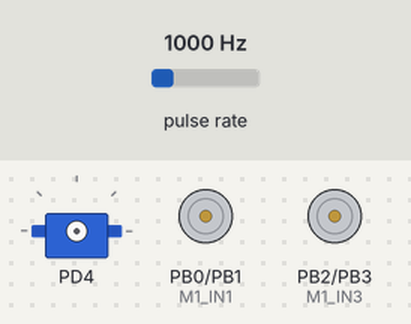
The program below on a simulated ATmega32, built with avr-gcc and emulated at 16 MHz. On the bench: servo, motor-driver pin pairs drawn as motors (green arrow = first pin HIGH = forward, orange = second pin HIGH = backward, longer = more drive). Wiring (inferred from the names in the program): pulse sensor: data PD6. Inputs (shaded band) come from the test bench; at power-on: pulse rate 1000 Hz. Servo pulses on a pin are drawn as a servo (544–2400 µs = 0–180°).

Above: at 0.05 s.
At 13.75 s:
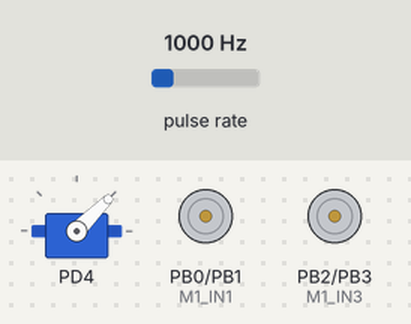
At 19.65 s:
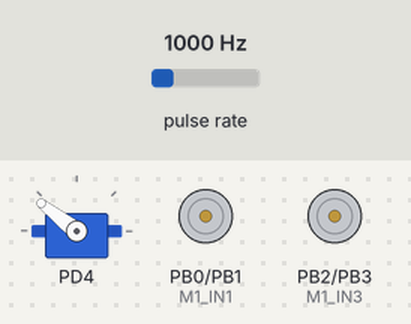
Timing chart, 0 to 25.6 s (numbered marks = the images above):
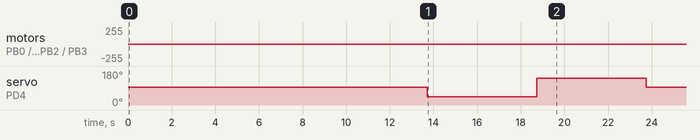

Measured:
- by itself, motor on PB0 (M1_IN1) / PB1 (M1_IN2), motor on PB2 (M1_IN3) / PB3 (M1_IN4): alternates backward 255/255 for 0.80 s and stopped for 18.9 s
- by itself, servo on PD4: repeats every 19.7 s: 142° 5.0 s, 93° 9.6 s, 45° 5.0 s

The program:

main.c
```c
/*
 * Project_3.c
 *
 * Created: 9/18/2026 3:16:56 PM
 * Author : Eltawel
 */

#include "main.h"

#define SAFE_ZONE				10
#define SERVO_RIGHT				90
#define SERVO_LEFT			    (-90)
#define SERVO_CENTER			0

#define SCAN_SETTLE_MS			5000
#define TURN_DURATION_MS		800
#define REVERSE_DURATION_MS		800

static void U16_ToString(u16 copy_u16val, u8 *copy_u8buffer)
{
	u8 Loc_u8Digits[5];
	u8 Loc_u8Index = 0;
	u8 Loc_u8i;

	if(copy_u16val == 0)
	{
		copy_u8buffer[0] = '0';
		copy_u8buffer[1] = '\0';
		return;
	}

	while(copy_u16val > 0)
	{
		Loc_u8Digits[Loc_u8Index] = (copy_u16val % 10) + '0';
		copy_u16val /= 10;
		Loc_u8Index++;
	}

	for(Loc_u8i = 0; Loc_u8i < Loc_u8Index; Loc_u8i++)
	{
		copy_u8buffer[Loc_u8i] = Loc_u8Digits[Loc_u8Index - 1 - Loc_u8i];
	}
	copy_u8buffer[Loc_u8i] = '\0';
}

int main(void)
{

	TIM0_Init();
	LCD_Init();
	TIM2_Init();
	Servo_Init();
	DCMOTOR_Init();
	Ultrasonic_Init();
	GI_InterruptEnable();

	LCD_Clear();
	LCD_SendString((u8*)"Autonomous Car");
	TIM0_DelayMS(1000);

	LCD_Clear();
	LCD_SendString((u8*)"Let's Start ^_^");
	TIM0_DelayMS(1000);
	LCD_Clear();

	u8 Loc_Buffer[5];
	u16 Loc_dist;
	u16 Loc_LeftDist;
	u16 Loc_RightDist;

	Servo_SetAngle(SERVO_CENTER);
	TIM0_DelayMS(SCAN_SETTLE_MS);

    while (1)
    {
		Loc_dist = Ultrasonic_GetDistance();

		LCD_Clear();
		LCD_SendString((u8*)"Dist:");
		LCD_SendString((u8*)" ");
		U16_ToString(Loc_dist, Loc_Buffer);
		LCD_SendString(Loc_Buffer);
		LCD_SendString((u8*)"cm");
		TIM0_DelayMS(1000);

		if((Loc_dist != 0) && (Loc_dist > SAFE_ZONE))
		{
			DCMOTOR_MoveForward();
			continue;
		}

		DCMOTOR_Stop();
		LCD_Clear();
		LCD_SendString((u8*)"Obstacle! Scan");

		Servo_SetAngle(SERVO_LEFT);
		TIM0_DelayMS(SCAN_SETTLE_MS);
		Loc_LeftDist = Ultrasonic_GetDistance();

		Servo_SetAngle(SERVO_RIGHT);
		TIM0_DelayMS(SCAN_SETTLE_MS);
		Loc_RightDist = Ultrasonic_GetDistance();

		Servo_SetAngle(SERVO_CENTER);
		TIM0_DelayMS(SCAN_SETTLE_MS);

		if((Loc_LeftDist != 0) && (Loc_LeftDist >= Loc_RightDist))
		{
			LCD_Clear();
			LCD_SendString((u8*)"Turning Left");
			DCMOTOR_MoveLeft();
			TIM0_DelayMS(TURN_DURATION_MS);
			DCMOTOR_Stop();
		}
		else if(Loc_RightDist != 0)
		{
			LCD_Clear();
			LCD_SendString((u8*)"Turning Right");
			DCMOTOR_MoveRight();
			TIM0_DelayMS(TURN_DURATION_MS);
			DCMOTOR_Stop();
		}
		else
		{
			LCD_Clear();
			LCD_SendString((u8*)"Blocked-Reverse");
			DCMOTOR_MoveRevrse();
			TIM0_DelayMS(REVERSE_DURATION_MS);
			DCMOTOR_Stop();
		}

    }
}
```

main.h
```c
/*
 * main.h
 *
 * Created: 9/18/2026 3:26:34 PM
 *  Author: Eltawel
 */


#ifndef MAIN_H_
#define MAIN_H_

/* LIBRARY */
#include "../LIB/CPU_CLOCK.h"
#include "../LIB/STD_TYPES.h"
#include "../LIB/BIT_MATH.h"
#include "../LIB/VECTOR_TABLE.h"

/* MCAL */
#include "../MCAL/DIO/DIO_INTERFACE.h"
#include "../MCAL/GI/GI_INTERFACE.h"
#include "../MCAL/TIM0/TIM0_INTERFACE.h"
#include "../MCAL/TIM1/TIM1_INTERFACE.h"
#include "../MCAL/TIM2/TIM2_INTERFACE.h"

/* HAL */
#include "../HAL/LED/LED_INTERFACE.h"
#include "../HAL/DC_MOTOR/DC_MOTOR_INTERFACE.h"
#include "../HAL/LCD/LCD_INTERFACE.h"
#include "../HAL/SERVO/SERVO_INTERFACE.h"
#include "../HAL/ULTRASONIC/ULTRASONIC_INTERFACE.h"


#endif /* MAIN_H_ */
```

DC_MOTOR_CFG.h
```c
/*
 * DC_MOTOR_CFG.h
 *
 * Created: 9/19/2026 11:02:21 AM
 *  Author: Eltawel
 */


#ifndef DC_MOTOR_CFG_H_
#define DC_MOTOR_CFG_H_

/*
	IN_1 & IN_2 For Left Side
	IN_3 & IN_4 For Right Side
*/

/* First Motor Driver For 2 Motors */
#define DC_MOTOR1_PORT				DIO_PORTB

#define DC_MOTOR1_IN1_PIN			DIO_PIN0
#define DC_MOTOR1_IN2_PIN			DIO_PIN1
#define DC_MOTOR1_IN3_PIN			DIO_PIN2
#define DC_MOTOR1_IN4_PIN			DIO_PIN3

/************************************************************************
 Second Motor Driver For 2 Onther Motors
#define DC_MOTOR2_PORT				DIO_PORTC

#define DC_MOTOR2_IN1_PIN			DIO_PIN7
#define DC_MOTOR2_IN2_PIN			DIO_PIN6
#define DC_MOTOR2_IN3_PIN			DIO_PIN5
#define DC_MOTOR2_IN4_PIN			DIO_PIN4
************************************************************************/

#endif /* DC_MOTOR_CFG_H_ */
```

LCD_CFG.h
```c
/*
 * LCD_CFG.h
 *
 * Created: 9/19/2026 2:44:52 PM
 *  Author: Eltawel
 */


#ifndef LCD_CFG_H_
#define LCD_CFG_H_

/* define direction of LCD_PORT */
#define LCD_DIR_PORT		0xF3

/* define LCD Control & Data Port */
#define LCD_PORT			DIO_PORTA

/* define LCD Control Pins (RS, RW and E) */
#define LCD_RS_PIN			DIO_PIN0
//#define LCD_RW_PIN			GND
#define LCD_E_PIN			DIO_PIN1

/* define LCD Data Pins Assume we work on 4-bit configuration */
#define LCD_D4_PIN			DIO_PIN4
#define LCD_D5_PIN			DIO_PIN5
#define LCD_D6_PIN			DIO_PIN6
#define LCD_D7_PIN			DIO_PIN7

/* LCD Bits */
#define LCD_4_BIT			4

#endif /* LCD_CFG_H_ */
```

SERVO_CFG.h
```c
/*
 * SERVO_CFG.h
 *
 * Created: 9/21/2026 8:21:27 PM
 *  Author: Eltawel
 */


#ifndef SERVO_CFG_H_
#define SERVO_CFG_H_

#define SERVO_MIN_DUTY				250		/* corresponds to -90 degrees */
#define SERVO_MAX_DUTY				500		/* corresponds to +90 degrees */
#define SERVO_CENTER_DUTY			375		/* corresponds to 0 degrees  */

/* angle boundaries */
#define SERVO_MIN_ANGLE				-90
#define SERVO_MAX_ANGLE				 90

#endif /* SERVO_CFG_H_ */
```

ULTRASONIC_CFG.h
```c
/*
 * ULTRASONIC_CFG.h
 *
 * Created: 9/22/2026 10:33:57 AM
 *  Author: Eltawel
 */


#ifndef ULTRASONIC_CFG_H_
#define ULTRASONIC_CFG_H_

#define ULTRASONIC_TRIG_PORT				DIO_PORTD
#define ULTRASONIC_TRIG_PIN					DIO_PIN2

#define ULTRASONIC_ECHO_PORT				DIO_PORTD
#define ULTRASONIC_ECHO_PIN					DIO_PIN6

/* Timer1 tick = 4us @ 16MHz with 64 prescaler */
#define ULTRASONIC_US_PER_TICK				4UL

#define ULTRASONIC_SPEED_OF_SOUND_CM_PER_US	((float)0.0343)

/* Max time to wait for echo (in microseconds), covers ~4m range + margin */
#define ULTRASONIC_TIMEOUT_US				30000UL


#endif /* ULTRASONIC_CFG_H_ */
```

DC_MOTOR_INTERFACE.h
```c
/*
 * DC_MOTOR_INTERFACE.h
 *
 * Created: 9/19/2026 11:02:40 AM
 *  Author: Eltawel
 */


#ifndef DC_MOTOR_INTERFACE_H_
#define DC_MOTOR_INTERFACE_H_

/**
 * @brief Initializes the direction control pins for both motors as
 *        OUTPUT, and ensures both motors start in the STOP state.
 *        Does NOT initialize Timer2/PWM; TIM2_voidInit() must be
 *        called separately (e.g. in main, before this function).
 * @param None
 * @return None
 */
void DCMOTOR_Init(void);

/**
 * @brief Drives both motors forward (same direction), causing the
 *        car to move straight ahead.
 * @param None
 * @return None
 */
void DCMOTOR_MoveForward(void);

/**
 * @brief Drives both motors in reverse (same direction), causing the
 *        car to move straight backward.
 * @param None
 * @return None
 */
void DCMOTOR_MoveRevrse(void);

/**
 * @brief Turns the car right by stopping the right motor while driving
 *        the left motor forward (pivot turn).
 * @param None
 * @return None
 */
void DCMOTOR_MoveRight(void);

/**
 * @brief Turns the car left by stopping the left motor while driving
 *        the right motor forward (pivot turn).
 * @param None
 * @return None
 */
void DCMOTOR_MoveLeft(void);

/**
 * @brief Stops both motors immediately (IN1=IN2=0 for both motors,
 *        i.e. free-running stop, not active braking).
 * @param None
 * @return None
 */
void DCMOTOR_Stop(void);

#endif /* DC-MOTOR_INTERFACE_H_ */
```

DC_MOTOR_PROG.c
```c
/*
 * DC_MOTOR_PROG.c
 *
 * Created: 9/19/2026 11:02:55 AM
 *  Author: Eltawel
 */

#include "../../LIB/STD_TYPES.h"
#include "../../LIB/BIT_MATH.h"
#include "../../MCAL/DIO/DIO_INTERFACE.h"
#include "DC_MOTOR_INTERFACE.h"
#include "DC_MOTOR_CFG.h"

/* Driver 1 Pins */
DIO_CFG_t M1_IN1 = { .port = DC_MOTOR1_PORT, .pin = DC_MOTOR1_IN1_PIN, .dir = DIO_OUTPUT};
DIO_CFG_t M1_IN2 = { .port = DC_MOTOR1_PORT, .pin = DC_MOTOR1_IN2_PIN, .dir = DIO_OUTPUT};
DIO_CFG_t M1_IN3 = { .port = DC_MOTOR1_PORT, .pin = DC_MOTOR1_IN3_PIN, .dir = DIO_OUTPUT};
DIO_CFG_t M1_IN4 = { .port = DC_MOTOR1_PORT, .pin = DC_MOTOR1_IN4_PIN, .dir = DIO_OUTPUT};

/* Driver 2 Pins */
//DIO_CFG_t M2_IN1 = { .port = DC_MOTOR2_PORT, .pin = DC_MOTOR1_IN1_PIN, .dir = DIO_INPUT};
//DIO_CFG_t M2_IN2 = { .port = DC_MOTOR2_PORT, .pin = DC_MOTOR1_IN2_PIN, .dir = DIO_INPUT};
//DIO_CFG_t M2_IN3 = { .port = DC_MOTOR2_PORT, .pin = DC_MOTOR1_IN3_PIN, .dir = DIO_INPUT};
//DIO_CFG_t M2_IN4 = { .port = DC_MOTOR2_PORT, .pin = DC_MOTOR1_IN4_PIN, .dir = DIO_INPUT};

void DCMOTOR_Init(void)
{
	/* Set Direction for M1 */
	DIO_SetPinDir(&M1_IN1);
	DIO_SetPinDir(&M1_IN2);
	DIO_SetPinDir(&M1_IN3);
	DIO_SetPinDir(&M1_IN4);

	/* Set Direction for M1 */
	//DIO_SetPinDir(&M2_IN1);
	//DIO_SetPinDir(&M2_IN2);
	//DIO_SetPinDir(&M2_IN3);
	//DIO_SetPinDir(&M2_IN4);

	/* STart with Everything is OFF */
	DCMOTOR_Stop();
}

void DCMOTOR_MoveForward(void)
{
	M1_IN1.val = DIO_HIGH;
	DIO_SetPinVal(&M1_IN1);
	M1_IN2.val = DIO_LOW;
	DIO_SetPinVal(&M1_IN2);
	M1_IN3.val = DIO_LOW;
	DIO_SetPinVal(&M1_IN3);
	M1_IN4.val = DIO_HIGH;
	DIO_SetPinVal(&M1_IN4);

}

void DCMOTOR_MoveRevrse(void)
{
	M1_IN1.val = DIO_LOW;
	DIO_SetPinVal(&M1_IN1);
	M1_IN2.val = DIO_HIGH;
	DIO_SetPinVal(&M1_IN2);
	M1_IN3.val = DIO_HIGH;
	DIO_SetPinVal(&M1_IN3);
	M1_IN4.val = DIO_LOW;
	DIO_SetPinVal(&M1_IN4);
}

void DCMOTOR_MoveRight(void)
{
	M1_IN1.val = DIO_HIGH;
	DIO_SetPinVal(&M1_IN1);
	M1_IN2.val = DIO_LOW;
	DIO_SetPinVal(&M1_IN2);
	M1_IN3.val = DIO_HIGH;
	DIO_SetPinVal(&M1_IN3);
	M1_IN4.val = DIO_LOW;
	DIO_SetPinVal(&M1_IN4);
}

void DCMOTOR_MoveLeft(void)
{
	M1_IN1.val = DIO_LOW;
	DIO_SetPinVal(&M1_IN1);
	M1_IN2.val = DIO_HIGH;
	DIO_SetPinVal(&M1_IN2);
	M1_IN3.val = DIO_LOW;
	DIO_SetPinVal(&M1_IN3);
	M1_IN4.val = DIO_HIGH;
	DIO_SetPinVal(&M1_IN4);
}

void DCMOTOR_Stop(void)
{
	M1_IN1.val = DIO_LOW;
	DIO_SetPinVal(&M1_IN1);
	M1_IN2.val = DIO_LOW;
	DIO_SetPinVal(&M1_IN2);
	M1_IN3.val = DIO_LOW;
	DIO_SetPinVal(&M1_IN3);
	M1_IN4.val = DIO_LOW;
	DIO_SetPinVal(&M1_IN4);
}
```

LCD_INTERFACE.h
```c
/*
 * LCD_INTERFACE.h
 *
 * Created: 9/19/2026 2:45:05 PM
 *  Author: Eltawel
 */


#ifndef LCD_INTERFACE_H_
#define LCD_INTERFACE_H_

/**
* @brief Initializes the LCD in 4-bit mode according to the standard
*        HD44780 initialization sequence (function set, display ON,
*        clear display, entry mode set), using pin configuration
*        defined in LCD_CFG.h.
* @param None
* @return None
* @note Relies on TIM0_voidDelayMs() for the required timing delays
*       between initialization steps.
*/
void LCD_Init(void);

/**
 * @brief Sends a command byte to the LCD (e.g. clear display, cursor
 *        home, display ON/OFF...). Internally splits the byte into
 *        two 4-bit nibbles since the driver operates in 4-bit mode.
 * @param copy_u8command Command byte, as defined by the HD44780 command set.
 * @return None
 */
void LCD_SendCommand(u8 copy_u8command);

/**
 * @brief Sends a single character of data to be displayed at the
 *        current cursor position.
 * @param copy_u8data ASCII character to display.
 * @return None
 */
void LCD_SendData(u8 copy_u8data);

/**
 * @brief CLear the LCD from any data to displayed nothing
 * @param none
 * @return None
 */
void LCD_Clear(void);

/**
 * @brief Sends a null-terminated string to be displayed starting at
 *        the current cursor position.
 * @param copy_pu8string Pointer to a null-terminated character array (string).
 * @return None
 */
void LCD_SendString(u8 *copy_u8string);

#endif /* LCD_INTERFACE_H_ */
```

LCD_PROG.c
```c
/*
 * LCD_PROG.c
 *
 * Created: 9/19/2026 2:45:17 PM
 *  Author: Eltawel
 */

#include "../../LIB/STD_TYPES.h"
#include "../../LIB/BIT_MATH.h"
#include "../../LIB/CPU_CLOCK.h"
#include "../../MCAL/TIM0/TIM0_INTERFACE.h"
#include "../../MCAL/DIO/DIO_INTERFACE.h"
#include "LCD_INTERFACE.h"
#include "LCD_CFG.h"


/**
 * @brief Sends the upper nibble (4 bits) of a byte to the LCD data pins
 *        (D4-D7), then triggers an Enable pulse to latch it.
 *        Used internally to implement 4-bit mode communication, where
 *        every full byte (command or data) is split into two nibbles.
 * @param copy_u8data The nibble to send, expected in the upper 4 bits
 *                     of the byte (lower 4 bits are ignored/masked).
 * @return None
 */
static void LCD_SendHalfData(u8 copy_u8data)
{
	static const u8 Loc_LCD_BITS[LCD_4_BIT] = {LCD_D4_PIN, LCD_D5_PIN, LCD_D6_PIN, LCD_D7_PIN};
	u8 Loc_LCD_Counter = 0;
	DIO_CFG_t Loc_LCD_PIN = { .port = LCD_PORT, .dir = DIO_OUTPUT};

	for(Loc_LCD_Counter = 0; Loc_LCD_Counter < LCD_4_BIT; Loc_LCD_Counter++)
	{
		Loc_LCD_PIN.pin = Loc_LCD_BITS[Loc_LCD_Counter];

		Loc_LCD_PIN.val = GET_BIT(copy_u8data, Loc_LCD_Counter);
		DIO_SetPinVal(&Loc_LCD_PIN);
	}
}

/**
 * @brief Generates the Enable (E) pulse required by the HD44780
 *        controller to latch data/command bits that are currently
 *        set on the data pins. Sequence: E=1, short delay, E=0.
 * @param None
 * @return None
 */
static void LCD_SendEnablePulse()
{
	DIO_CFG_t Loc_LCD = { .port = LCD_PORT, .pin = LCD_E_PIN, .dir = DIO_OUTPUT};

	Loc_LCD.val = DIO_HIGH;
	DIO_SetPinVal(&Loc_LCD);

	TIM0_DelayMS(10);

	Loc_LCD.val = DIO_LOW;
	DIO_SetPinVal(&Loc_LCD);

	TIM0_DelayMS(2);
}

void LCD_Init(void)
{
	/* 1- Set LCD_PORT Direction*/
	DIO_SetPortDir(LCD_PORT, LCD_DIR_PORT);

	/* 2- Delay(40ms) */
	TIM0_DelayMS(600);

	/* 3- Send Half Data */
	LCD_SendHalfData(0x02);
	LCD_SendEnablePulse();
	LCD_SendHalfData(0x02);
	LCD_SendEnablePulse();
	LCD_SendHalfData(0x08);
	LCD_SendEnablePulse();

	/* 4- Send Command */
	LCD_SendCommand(0x0C);

	/* 5- Clear LCD */
	LCD_Clear();
}


void LCD_SendCommand(u8 copy_u8command)
{
	 /* Set Rs --> 0 */
	 DIO_CFG_t Loc_LCD = { .port = LCD_PORT, .pin = LCD_RS_PIN, .dir = DIO_OUTPUT, .val = DIO_LOW};
	 DIO_SetPinVal(&Loc_LCD);

	 LCD_SendHalfData((copy_u8command >> 4) & 0x0F);
	 LCD_SendEnablePulse();
	 TIM0_DelayMS(5);

	 LCD_SendHalfData(copy_u8command & 0x0F);
	 LCD_SendEnablePulse();
	 TIM0_DelayMS(5);

}

void LCD_SendData(u8 copy_u8data)
{

	 DIO_CFG_t Loc_LCD = { .port = LCD_PORT, .pin = LCD_RS_PIN, .dir = DIO_OUTPUT, .val = DIO_HIGH};
	 DIO_SetPinVal(&Loc_LCD);


	 LCD_SendHalfData((copy_u8data >> 4) & 0x0F);
	 LCD_SendEnablePulse();
	 TIM0_DelayMS(5);


	 LCD_SendHalfData(copy_u8data & 0x0F);
	 LCD_SendEnablePulse();
	 TIM0_DelayMS(5);

}

void LCD_Clear(void)
{
	LCD_SendCommand(0x01);
	TIM0_DelayMS(500);
}

void LCD_SendString(u8 *copy_u8string)
{
	u8 Loc_LCD_Counter = 0;

	while(copy_u8string[Loc_LCD_Counter] != nul)
	{
		LCD_SendData(copy_u8string[Loc_LCD_Counter]);
		Loc_LCD_Counter++;
	}
}
```

LED_INTERFACE.h
```c
/*
 * LED_INTERFACE.h
 *
 * Created: 9/19/2026 6:23:41 AM
 *  Author: Eltawel
 */


#ifndef LED_INTERFACE_H_
#define LED_INTERFACE_H_

/*
*@brief	Make LED ON
*@param	copy_eport: elias from Enum DIO_PORT_t that contain Port(A, B, C, D) to Select the Port
*@param	copy_epin:  elias from Enum DIO_PIN_t that contain Pins(0, 1, 2, ..., 7) to Select the Pins
*@return	none
*/
void LED_VoidON(DIO_PORT_t copy_eport, DIO_PIN_t copy_epin);

/*
*@brief	Make LED OFF
*@param	copy_eport: elias from Enum DIO_PORT_t that contain Port(A, B, C, D) to Select the Port
*@param	copy_epin:  elias from Enum DIO_PIN_t that contain Pins(0, 1, 2, ..., 7) to Select the Pins
*@return	none
*/
void LED_VoidOFF(DIO_PORT_t copy_eport, DIO_PIN_t copy_epin);

/*
*@brief	Make LED Toggle
*@param	copy_eport: elias from Enum DIO_PORT_t that contain Port(A, B, C, D) to Select the Port
*@param	copy_epin:  elias from Enum DIO_PIN_t that contain Pins(0, 1, 2, ..., 7) to Select the Pins
*@return	none
*/
void LED_VoidToggle(DIO_PORT_t copy_eport, DIO_PIN_t copy_epin);

#endif /* LED_INTERFACE_H_ */
```

LED_PROG.c
```c
/*
 * LED_PROG.c
 *
 * Created: 9/19/2026 6:23:51 AM
 *  Author: Eltawel
 */

#include "../../LIB/STD_TYPES.h"
#include "../../LIB/BIT_MATH.h"
#include "../../MCAL/DIO/DIO_INTERFACE.h"
#include "LED_INTERFACE.h"

void LED_VoidON(DIO_PORT_t copy_eport, DIO_PIN_t copy_epin)
{
	DIO_CFG_t Loc_led =
	{
		.port = copy_eport,
		.pin = copy_epin,
		.dir = DIO_OUTPUT,
		.val = DIO_HIGH,
	};

	DIO_SetPinDir(&Loc_led);
	DIO_SetPinVal(&Loc_led);
}

void LED_VoidOFF(DIO_PORT_t copy_eport, DIO_PIN_t copy_epin)
{
	DIO_CFG_t Loc_led =
	{
		.port = copy_eport,
		.pin = copy_epin,
		.dir = DIO_OUTPUT,
		.val = DIO_LOW,
	};

	DIO_SetPinDir(&Loc_led);
	DIO_SetPinVal(&Loc_led);
}

void LED_VoidToggle(DIO_PORT_t copy_eport, DIO_PIN_t copy_epin)
{
	DIO_CFG_t Loc_led =
	{
		.port = copy_eport,
		.pin = copy_epin,
		.dir = DIO_OUTPUT,
	};

	DIO_SetPinDir(&Loc_led);
	DIO_TogglePin(&Loc_led);
}
```

SERVO_INTERFACE.h
```c
/*
 * SERVO_INTERFACE.h
 *
 * Created: 9/21/2026 8:21:41 PM
 *  Author: Eltawel
 */


#ifndef SERVO_INTERFACE_H_
#define SERVO_INTERFACE_H_

/*
 *@brief	Initialize the servo (sets up TIM1 PWM internally, moves to center)
 */
void Servo_Init(void);

/*
 *@brief	Move servo to a specific angle
 *@param	copy_s8Angle: angle from SERVO_MIN_ANGLE to SERVO_MAX_ANGLE
 */
void Servo_SetAngle(s8 copy_s8Angle);

#endif /* SERVO_INTERFACE_H_ */
```

SERVO_PROG.c
```c
/*
 * SERVO_PROG.c
 *
 * Created: 9/21/2026 8:21:55 PM
 *  Author: Eltawel
 */

#include "../../LIB/STD_TYPES.h"
#include "../../MCAL/TIM1/TIM1_INTERFACE.h"
#include "SERVO_INTERFACE.h"
#include "SERVO_CFG.h"

void Servo_Init(void)
{

	TIM1_FastPWM_Init();

}

void Servo_SetAngle(s8 copy_s8Angle)
{

	u16 Loc_u16Pulse;

	Loc_u16Pulse = SERVO_MIN_DUTY +
	((u32)(copy_s8Angle - SERVO_MIN_ANGLE) * (SERVO_MAX_DUTY - SERVO_MIN_DUTY))
	/ (SERVO_MAX_ANGLE - SERVO_MIN_ANGLE);

	TIM1_FastPWM_SetDuty(Loc_u16Pulse);

}
```

ULTRASONIC_INTERFACE.h
```c
/*
 * ULTRASONIC_INTERFACE.h
 *
 * Created: 9/22/2026 10:34:15 AM
 *  Author: Eltawel
 */


#ifndef ULTRASONIC_INTERFACE_H_
#define ULTRASONIC_INTERFACE_H_

/*
 *@brief	Initialize the trigger pin and TIM1 Input Capture unit
 */
void Ultrasonic_Init(void);

/*
 *@brief	Send a trigger pulse, measure echo width, and return distance
 *@return	Distance in cm (0 if no valid echo received within timeout)
 */
u16 Ultrasonic_GetDistance(void);


#endif /* ULTRASONIC_INTERFACE_H_ */
```

BIT_MATH.h
```c
/*
 * BIT_MATH.h
 *
 * Created: 9/18/2026 4:03:42 PM
 *  Author: Eltawel
 */


#ifndef BIT_MATH_H_
#define BIT_MATH_H_

#define BIT_MASK					1

#define SET_BIT(REG,BIT)			((REG) |= (BIT_MASK << (BIT)))
#define CLEAR_BIT(REG,BIT)			((REG) &= ~(BIT_MASK << (BIT)))
#define TOGGLE_BIT(REG,BIT)			((REG) ^= (BIT_MASK << (BIT)))
#define GET_BIT(REG,BIT)			(((REG) >> (BIT)) & BIT_MASK)

#endif /* BIT_MATH_H_ */
```

CPU_CLOCK.h
```c
/*
 * CPU_CLOCK.h
 *
 * Created: 9/18/2026 4:04:44 PM
 *  Author: Eltawel
 */


#ifndef CPU_CLOCK_H_
#define CPU_CLOCK_H_

#define F_CPU	16000000UL


#endif /* CPU_CLOCK_H_ */
```

Source omitted: ULTRASONIC_PROG.c (2431 bytes), STD_TYPES.h (665 bytes), VECTOR_TABLE.h (943 bytes), DIO_CFG.h (637 bytes), DIO_INTERFACE.h (2145 bytes), DIO_PROG.c (4346 bytes), DIO_REG.h (725 bytes), GI_INTERFACE.h (329 bytes), GI_PROG.c (234 bytes), GI_REG.h (215 bytes), TIM0_CFG.h (385 bytes), TIM0_INTERFACE.h (514 bytes) and 10 more
